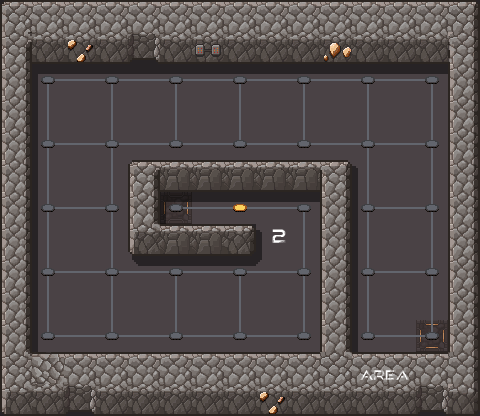

A level layout from a 2D game, rendered from its tile map. Below: a short description, then the map file with its tile-grid data intact:
An orthogonal 15x13 tile map with 32x32 px tiles, 6 tile layers (floor, sh, wall, p, ...), 3 tilesets.

<map version="1.10" tiledversion="1.10.2" orientation="orthogonal" renderorder="right-down" width="15" height="13" tilewidth="32" tileheight="32" infinite="0" nextlayerid="7" nextobjectid="1">
 <tileset firstgid="1" source="scifi_dungeon_tileset.tsx" />
 <tileset firstgid="193" source="scifi_dungeon_tileset2.tsx" />
 <tileset firstgid="433" source="scifi_tileset_01.tsx" />
 <layer id="2" name="floor" width="15" height="13">
  <data encoding="csv">
343,343,343,343,343,343,343,343,343,343,343,343,343,343,343,
343,343,343,343,343,343,343,343,343,343,343,343,343,343,343,
343,343,343,343,343,343,343,343,343,343,343,343,343,343,343,
343,343,343,343,343,343,343,343,343,343,343,343,343,343,343,
343,343,343,343,343,343,343,343,343,343,343,343,343,343,343,
343,343,343,343,343,343,343,343,343,343,343,343,343,343,343,
343,343,343,343,343,373,343,343,343,343,343,343,343,343,343,
343,343,343,343,343,343,343,343,343,343,343,343,343,343,343,
343,343,343,343,343,343,343,343,343,343,343,343,343,343,343,
343,343,343,343,343,343,343,343,343,343,343,343,343,343,343,
343,343,343,343,343,343,343,343,343,343,343,343,343,375,343,
343,343,343,343,343,343,343,343,343,343,343,343,343,343,343,
343,343,343,343,343,343,343,343,343,343,343,343,343,343,343
</data>
 </layer>
 <layer id="4" name="sh" width="15" height="13" opacity="0.47">
  <data encoding="csv">
228,0,0,0,0,0,0,0,0,0,0,0,0,0,228,
0,205,214,214,228,214,214,214,214,214,214,214,214,214,0,
0,205,214,214,214,214,214,214,214,214,214,214,214,214,0,
0,235,0,0,0,0,0,0,0,0,0,0,0,0,0,
0,235,0,0,0,0,0,0,0,0,0,0,0,0,0,
0,235,0,0,0,0,0,0,0,0,0,225,0,0,0,
0,235,0,0,0,205,214,214,214,214,0,235,0,0,0,
0,235,0,0,0,0,228,228,225,0,0,235,0,0,0,
0,235,0,0,216,214,214,214,215,0,0,235,0,0,0,
0,235,0,0,0,0,0,0,0,0,0,235,0,0,0,
0,235,0,0,0,0,0,0,0,0,0,235,0,0,0,
0,0,0,0,0,0,0,0,0,0,0,0,0,0,0,
228,0,228,228,228,0,0,0,0,0,0,0,0,228,228
</data>
 </layer>
 <layer id="3" name="wall" width="15" height="13">
  <data encoding="csv">
226,245,245,245,245,245,245,245,245,245,245,245,245,245,224,
263,293,308,293,294,293,300,293,293,293,298,293,293,293,260,
220,0,0,0,0,0,0,0,0,0,0,0,0,0,220,
220,0,0,0,0,0,0,0,0,0,0,0,0,0,220,
220,0,0,0,0,0,0,0,0,0,0,0,0,0,220,
220,0,0,0,258,199,199,199,199,199,259,0,0,0,220,
220,0,0,0,220,0,0,0,0,0,220,0,0,0,220,
220,0,0,0,206,199,199,8,0,0,220,0,0,0,220,
220,0,0,0,0,0,0,0,0,0,220,0,0,0,220,
220,0,0,0,0,0,0,0,0,0,220,0,0,0,220,
220,0,0,0,0,0,0,0,0,0,220,0,0,0,220,
264,2684354777,245,245,245,245,245,245,245,245,193,245,245,245,234,
206,293,294,293,293,293,293,293,308,293,293,293,293,294,275
</data>
 </layer>
 <layer id="6" name="p" width="15" height="13">
  <data encoding="csv">
0,0,0,0,0,0,0,0,0,0,0,0,0,0,0,
0,0,0,0,0,0,0,0,0,0,0,0,0,0,0,
0,0,0,0,0,0,0,0,0,0,0,0,0,0,0,
0,0,0,0,0,0,0,0,0,0,0,0,0,0,0,
0,0,0,0,0,0,0,0,0,0,0,0,0,0,0,
0,0,0,0,0,0,0,0,0,0,0,0,0,0,0,
0,0,0,0,0,0,0,0,0,0,0,0,0,0,0,
0,0,0,0,0,0,0,0,587,0,0,0,0,0,0,
0,0,0,0,0,0,0,0,0,0,0,0,0,0,0,
0,0,0,0,0,0,0,0,0,0,0,0,0,0,0,
0,0,0,0,0,0,0,0,0,0,0,0,0,0,0,
0,0,0,0,0,0,0,0,0,0,0,583,584,0,0,
0,0,0,0,0,0,0,0,0,0,0,0,0,0,0
</data>
 </layer>
 <layer id="5" name="line" width="15" height="13">
  <data encoding="csv">
0,0,0,0,0,0,0,0,0,0,0,0,0,0,0,
0,0,0,0,0,0,0,0,0,0,0,0,0,0,0,
0,2684354912,1610613107,3221225823,1610613107,3221225823,1610613107,3221225823,1610613107,3221225823,1610613107,3221225823,1610613107,3221225824,0,
0,3221225843,0,3221225843,0,371,0,371,0,371,0,371,0,371,0,
0,2684354911,1610613107,361,1610613107,351,1610613107,351,1610613107,351,1610613107,361,1610613107,1610613087,0,
0,3221225843,0,3221225843,0,0,0,0,0,0,0,371,0,371,0,
0,2684354911,1610613107,1610613087,0,362,2684354931,2684354931,2684354931,3221225824,0,2684354911,1610613107,1610613087,0,
0,3221225843,0,3221225843,0,0,0,0,0,371,0,371,0,371,0,
0,2684354911,2684354931,361,2684354931,3221225823,2684354931,3221225823,2684354931,1610613087,0,2684354911,1610613107,1610613087,0,
0,3221225843,0,371,0,371,0,371,0,371,0,371,0,371,0,
0,352,2684354931,351,2684354931,351,2684354931,351,2684354931,1610613088,0,352,1610613107,1610613088,0,
0,0,0,0,0,0,0,0,0,0,0,0,0,0,0,
0,0,0,0,0,0,0,0,0,0,0,0,0,0,0
</data>
 </layer>
 <layer id="1" name="point" width="15" height="13">
  <data encoding="csv">
0,0,0,0,0,0,0,0,0,0,0,0,0,0,0,
0,0,0,0,0,0,0,0,0,0,0,0,0,0,0,
0,360,0,360,0,360,0,360,0,360,0,360,0,360,0,
0,0,0,0,0,0,0,0,0,0,0,0,0,0,0,
0,360,0,360,0,360,0,360,0,360,0,360,0,360,0,
0,0,0,0,0,0,0,0,0,0,0,0,0,0,0,
0,360,0,360,0,360,0,350,0,360,0,360,0,360,0,
0,0,0,0,0,0,0,0,0,0,0,0,0,0,0,
0,360,0,360,0,360,0,360,0,360,0,360,0,360,0,
0,0,0,0,0,0,0,0,0,0,0,0,0,0,0,
0,360,0,360,0,360,0,360,0,360,0,360,0,360,0,
0,0,0,0,0,0,0,0,0,0,0,0,0,0,0,
0,0,0,0,0,0,0,0,0,0,0,0,0,0,0
</data>
 </layer>
</map>
